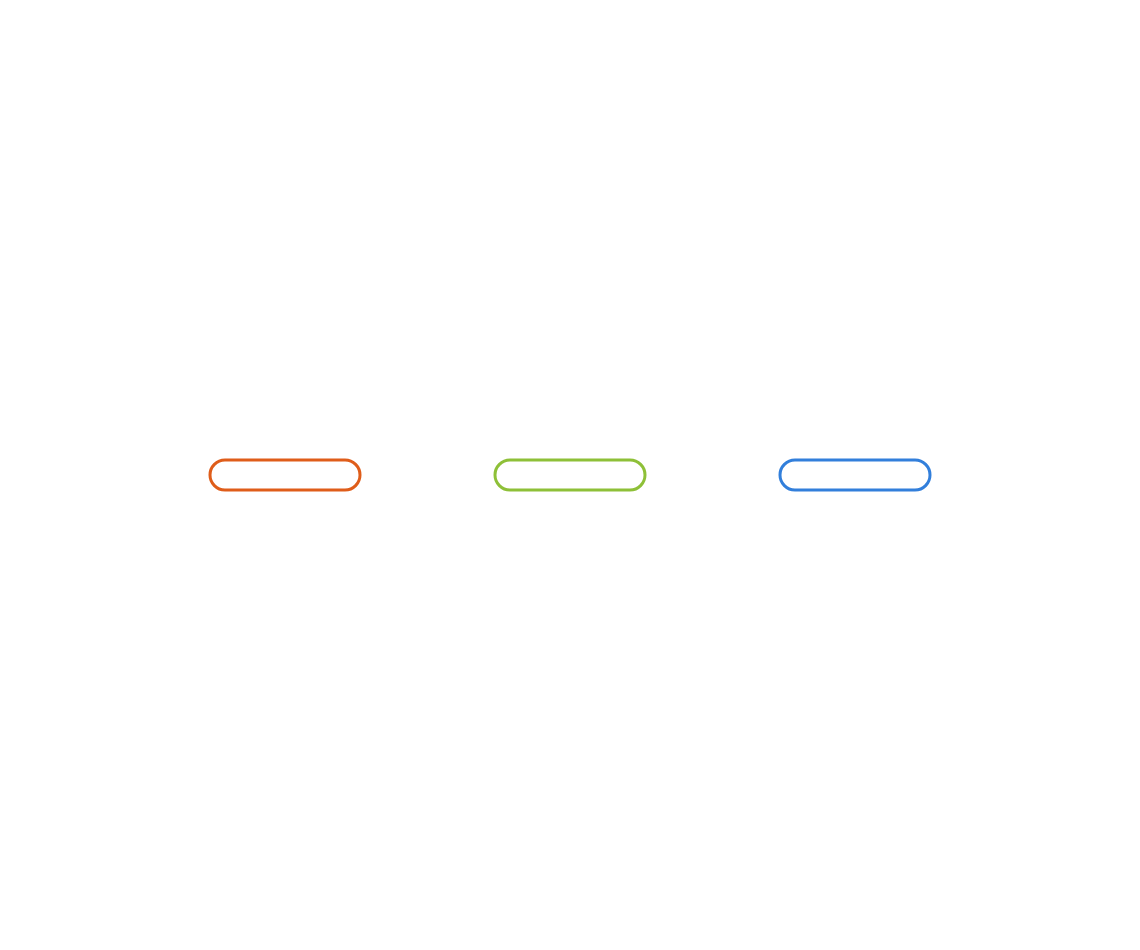
Frame 1 (no input)
Frame 60 (no input): identical to frame 1, image omitted
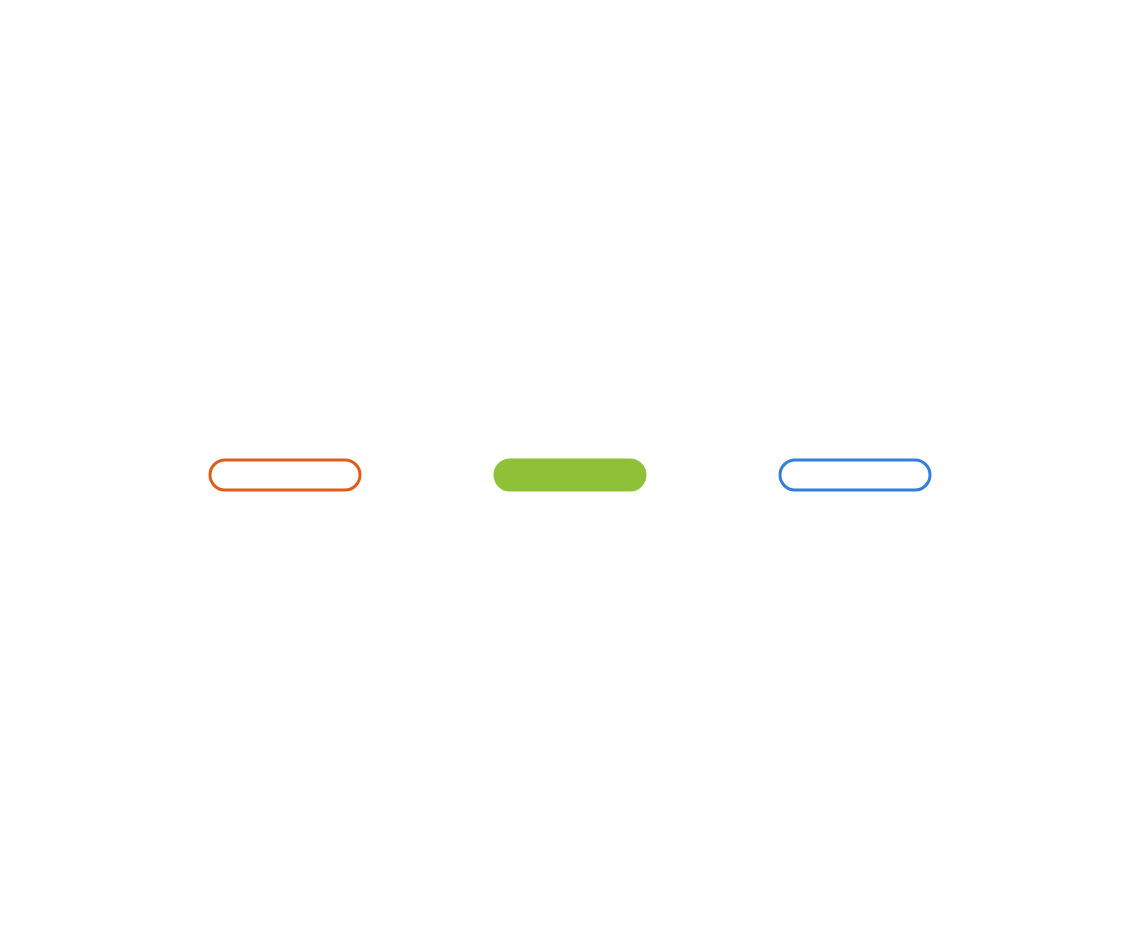
Frame 120 (the mouse pressed at the canvas centre since frame 60)

The p5.js sketch that drew these frames (run headless with seeded random() and noise() and a simulated clock; from frame 60 on, the mouse is pressed at the canvas centre):

// p5.js sketch
// ── sketch.js
let btn_red, btn_green, btn_blue;

function setup() {
	createCanvas(windowWidth * 0.95, windowHeight * 0.95);
	btn_red = new Button(createVector(width * 0.25, height >> 1), 6, color(223, 93, 26));
	btn_green = new Button(createVector(width >> 1, height >> 1), 11, color(142, 192, 56));
	btn_blue = new Button(createVector(width * 0.75, height >> 1), 22, color(50, 127, 219));

}

function draw() {
	clear();
	btn_red.run();
	btn_green.run();
	btn_blue.run();
}
// ── Button.js
class Button {
	constructor(_pos, _fade, _col) {
		this.pos = createVector(_pos.x, _pos.y);
		this.res = createVector(150, 30);
		this.a = 0;
		this.fade = _fade;
		this.col = _col;
	}

	display() {
		if (this.hover(this.pos.x, this.pos.y, this.res.x, this.res.y)) {
			fill(this.col);
			if (this.col._getAlpha() < 255) {
				this.col.setAlpha(this.fade += 11);
			}
		} else {
			noFill();
			this.col.setAlpha(0);
			this.fade = 0;
		}
		rectMode(CENTER);
		strokeWeight(3);
		stroke(this.col._getRed(), this.col._getGreen(), this.col._getBlue());
		rect(this.pos.x, this.pos.y, this.res.x, this.res.y, 33);
		//print(this.col._getAlpha());
		return this;
	}

	hover(_x, _y, _w, _h) {
		if (mouseX > _x - (_w >> 1) && mouseX < _x + (_w >> 1) && mouseY > _y - (_h >> 1) && mouseY < _y + (_h >> 1)) {
			return true;
		} else {
			return false;
		}
	}

	run() {
		return this.display().hover();
	}
}
